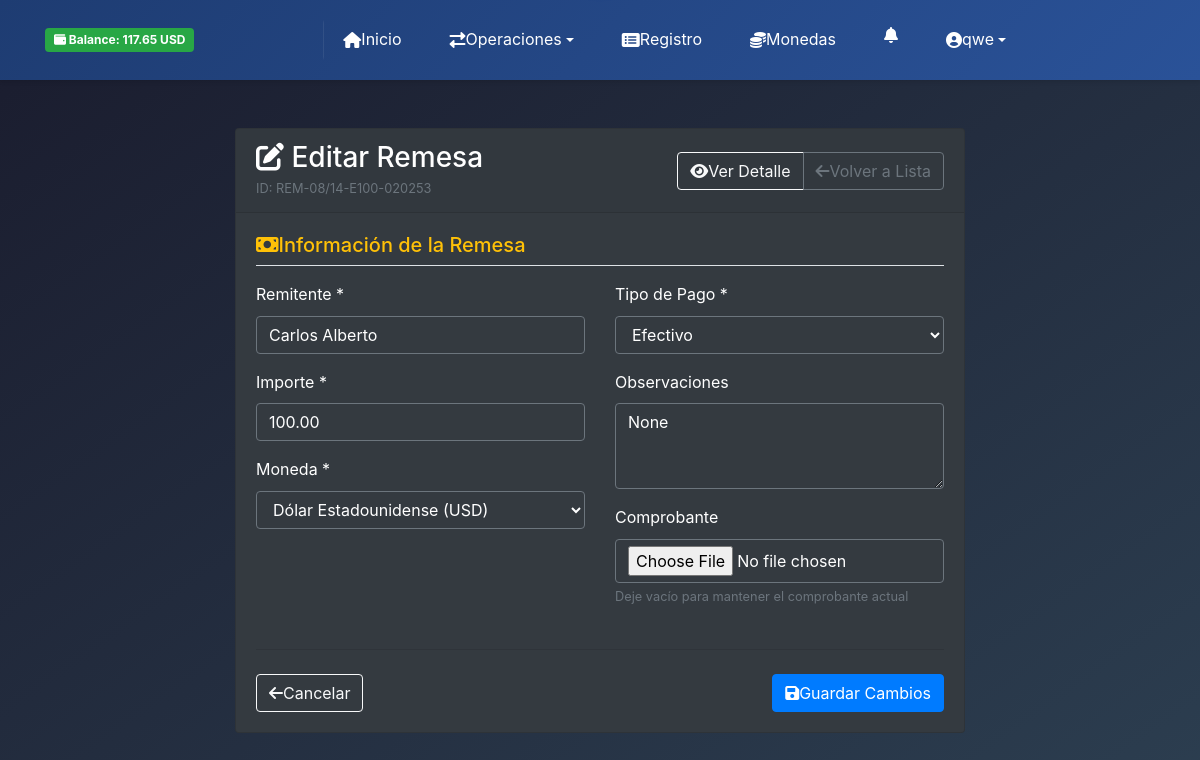
The page /remesas/editar/2/ (signed in) on the database its author committed.
### login/models.py (models this page shows, shortened)
class PerfilUsuario(models.Model):
    TIPO_USUARIO_CHOICES = [
        ('admin', 'Administrador'),
        ('gestor', 'Gestor'),
        ('contable', 'Contable'),
    ]
    user = models.OneToOneField(User, on_delete=models.CASCADE, related_name='perfil')
    tipo_usuario = models.CharField(max_length=20, choices=TIPO_USUARIO_CHOICES, default='gestor', verbose_name="Tipo de Usuario")
    balance = models.DecimalField(max_digits=15, decimal_places=2, default=0.00, verbose_name="Balance")
    telefono = models.CharField(max_length=20, blank=True, null=True, verbose_name="Teléfono")
    direccion = models.TextField(blank=True, null=True, verbose_name="Dirección")
    fecha_nacimiento = models.DateField(blank=True, null=True, verbose_name="Fecha de Nacimiento")
    avatar = models.ImageField(upload_to='avatars/', blank=True, null=True, verbose_name="Avatar")
    codigo_gestor = models.CharField(max_length=10, unique=True, blank=True, null=True, verbose_name="Código de Gestor")
    limite_remesas = models.DecimalField(max_digits=10, decimal_places=2, default=0, verbose_name="Límite de Remesas")
    comision_porcentaje = models.DecimalField(max_digits=5, decimal_places=2, default=0, verbose_name="Comisión (%)")
    fecha_creacion = models.DateTimeField(auto_now_add=True)
    fecha_actualizacion = models.DateTimeField(auto_now=True)
    creado_por = models.ForeignKey(User, on_delete=models.SET_NULL, null=True, blank=True, related_name='perfiles_creados')
    class Meta:
        verbose_name = "Perfil de Usuario"
        verbose_name_plural = "Perfiles de Usuarios"

### remesas/models.py (models this page shows, shortened)
class Moneda(models.Model):
    codigo = models.CharField(max_length=10, unique=True, verbose_name='Código')
    nombre = models.CharField(max_length=50, verbose_name='Nombre')
    valor_actual = models.DecimalField(
        max_digits=15,
        decimal_places=6,
        verbose_name='Valor Actual',
        help_text='Valor actual de la moneda respecto al USD'
    )
    valor_comercial = models.DecimalField(
        max_digits=15,
        decimal_places=6,
        verbose_name='Valor Comercial',
        help_text='Valor comercial de la moneda para transacciones'
    )
    activa = models.BooleanField(default=True, verbose_name='Activa')
    fecha_creacion = models.DateTimeField(auto_now_add=True)
    fecha_actualizacion = models.DateTimeField(auto_now=True)
    class Meta:
        verbose_name = 'Moneda'
        verbose_name_plural = 'Monedas'
        ordering = ['codigo']

class Remesa(models.Model):
    TIPO_PAGO_CHOICES = [
        ('transferencia', 'Transferencia'),
        ('efectivo', 'Efectivo'),
    ]
    remesa_id = models.CharField(max_length=50, unique=True, blank=True, help_text="ID único de la remesa")
    fecha = models.DateTimeField(auto_now_add=True, help_text="Fecha de la remesa")
    tipo_pago = models.CharField(max_length=20, choices=TIPO_PAGO_CHOICES, blank=True, null=True, help_text="Tipo de pago")
    moneda = models.ForeignKey(Moneda, on_delete=models.SET_NULL, blank=True, null=True, help_text="Moneda usada en la remesa")
    importe = models.DecimalField(max_digits=10, decimal_places=2, blank=True, null=True, help_text="Importe")
    receptor_nombre = models.CharField(max_length=255, blank=True, null=True, help_text="Nombre del remitente")
    observaciones = models.TextField(blank=True, null=True, help_text="Observaciones")
    comprobante = models.ImageField(upload_to='comprobantes/', blank=True, null=True, help_text="Foto del comprobante")
    gestor = models.ForeignKey('auth.User', on_delete=models.SET_NULL, blank=True, null=True, help_text="Usuario gestor que creó la remesa")
    estado = models.CharField(max_length=50, choices=[
        ('pendiente', 'Pendiente'),
        ('confirmada', 'Confirmada'),
        ('completada', 'Completada'),
        ('cancelada', 'Cancelada'),
    ], default='pendiente')

### remesas/views.py (the view, shortened to what this page needs)
# urls.py: path('editar/<int:remesa_id>/', views.editar_remesa, name='editar_remesa'),
@login_required
def editar_remesa(request, remesa_id):
    try:
        remesa = get_object_or_404(models.Remesa, id=remesa_id)
        if remesa.estado != 'pendiente':
            messages.error(request, f'No se puede editar la remesa {remesa.remesa_id} porque está en estado: {remesa.get_estado_display()}')
            return redirect('remesas:detalle_remesa', remesa_id=remesa.id)
        monedas = models.Moneda.objects.filter(activa=True).order_by('nombre')
        context = {
            'remesa': remesa,
            'monedas': monedas,
            'title': f'Editar Remesa {remesa.remesa_id}'
        }
        return render(request, 'remesas/editar_remesa.html', context)
    except Exception as e:
        messages.error(request, f'Error al obtener los detalles de la remesa: {str(e)}')
        return redirect('remesas:registro_transacciones')

### remesas/templates/remesas/editar_remesa.html (shortened to what this page needs)
{% extends 'eglisapp/base.html' %}
{% load static %}
{% block content %}
<div class="container mt-5">
    <div class="row justify-content-center">
        <div class="col-md-8">
            <div class="card bg-dark text-white">
                <div class="card-header d-flex justify-content-between align-items-center">
                    <div>
                        <h3 class="mb-0">
                            <i class="fas fa-edit me-2"></i>
                            Editar Remesa
                        </h3>
                        <small class="text-muted">ID: {{ remesa.remesa_id }}</small>
                    </div>
                    <div class="btn-group">
                        <a href="{% url 'remesas:detalle_remesa' remesa.id %}" class="btn btn-outline-light">
                            <i class="fas fa-eye me-2"></i>Ver Detalle
                        </a>
                        <a href="{% url 'remesas:registro_transacciones' %}" class="btn btn-outline-secondary">
                            <i class="fas fa-arrow-left me-2"></i>Volver a Lista
                        </a>
                    </div>
                </div>
                <div class="card-body">
                    <form id="formEditarRemesa" enctype="multipart/form-data">
                        <div class="row">
                            <div class="col-12">
                                <h5 class="text-warning border-bottom pb-2 mb-3">
                                    <i class="fas fa-money-bill me-2"></i>Información de la Remesa
                                </h5>
                            </div>
                            <div class="col-md-6">
                                <div class="mb-3">
                                    <label for="receptor_nombre" class="form-label">Remitente *</label>
                                    <input type="text" class="form-control bg-dark text-white border-secondary"
                                           id="receptor_nombre" name="receptor_nombre"
                                           value="{{ remesa.receptor_nombre }}" required>
                                </div>
                                <div class="mb-3">
                                    <label for="importe" class="form-label">Importe *</label>
                                    <input type="number" step="0.01" class="form-control bg-dark text-white border-secondary"
                                           id="importe" name="importe"
                                           value="{{ remesa.importe }}" required>
                                </div>
                                <div class="mb-3">
                                    <label for="moneda" class="form-label">Moneda *</label>
                                    <select class="form-control bg-dark text-white border-secondary"
                                            id="moneda" name="moneda" required>
                                        {% for moneda_option in monedas %}
                                            <option value="{{ moneda_option.id }}"
                                                    {% if remesa.moneda.id == moneda_option.id %}selected{% endif %}>
                                                {{ moneda_option.nombre }} ({{ moneda_option.codigo }})
                                            </option>
                                        {% endfor %}
                                    </select>
                                </div>
                            </div>
                            <div class="col-md-6">
                                <div class="mb-3">
                                    <label for="tipo_pago" class="form-label">Tipo de Pago *</label>
                                    <select class="form-control bg-dark text-white border-secondary"
                                            id="tipo_pago" name="tipo_pago" required>
                                        <option value="efectivo" {% if remesa.tipo_pago == 'efectivo' %}selected{% endif %}>
                                            Efectivo
                                        </option>
                                    </select>
                                </div>
                                <div class="mb-3">
                                    <label for="observaciones" class="form-label">Observaciones</label>
                                    <textarea class="form-control bg-dark text-white border-secondary"
                                              id="observaciones" name="observaciones" rows="3">{{ remesa.observaciones }}</textarea>
                                </div>
                                <div class="mb-3">
                                    <label for="comprobante" class="form-label">Comprobante</label>
                                    <input type="file" class="form-control bg-dark text-white border-secondary"
                                           id="comprobante" name="comprobante" accept="image/*">
                                    <small class="text-muted">Deje vacío para mantener el comprobante actual</small>
                                </div>
                            </div>
                        </div>
                        <hr class="my-4">
                        <div class="d-flex justify-content-between">
                            <a href="{% url 'remesas:registro_transacciones' %}" class="btn btn-outline-light">
                                <i class="fas fa-arrow-left me-2"></i>Cancelar
                            </a>
                            <button type="submit" class="btn btn-primary" id="btnGuardar">
                                <i class="fas fa-save me-2"></i>Guardar Cambios
                            </button>
                        </div>
                    </form>
                </div>
            </div>
        </div>
    </div>
</div>
{% endblock %}

### eglisapp/templates/eglisapp/base.html (shortened to what this page needs)
<!DOCTYPE html>
<html lang="es">
<head>
    {% load static %}
    <link href="{% static 'eglisapp/vendor/bootstrap/css/bootstrap.min.css' %}" rel="stylesheet">
    <link href="{% static 'eglisapp/css/gestion.css' %}" rel="stylesheet">
    <link rel="stylesheet" href="https://cdnjs.cloudflare.com/ajax/libs/font-awesome/6.0.0/css/all.min.css">
    <link rel="stylesheet" href="https://cdn.jsdelivr.net/npm/sweetalert2@11/dist/sweetalert2.min.css">
</head>
<body>
    <nav class="navbar navbar-expand-lg navbar-dark sticky-top py-2" id="mainNav">
        <div class="container">
            {% if user.is_authenticated and user_balance is not None %}
            <div class="d-flex align-items-center">
              {% if user_balance >= 0 %}
              <span class="badge bg-success rounded-pill fs-4">
              <i class="fas fa-wallet me-1"></i>
              <span class="fw-medium">Balance:</span>
                {{ user_balance|floatformat:2 }} {{ user_balance_moneda }}
              </span>
              {% else %}
              <span class="badge bg-danger rounded-pill fs-4">
              <i class="fas fa-exclamation-triangle me-1"></i>
              <span class="fw-medium">Balance:</span>
                {{ user_balance|floatformat:2 }} {{ user_balance_moneda }}
              </span>
              {% endif %}
            </div>
            {% endif %}
      <div class="collapse navbar-collapse mt-2 mt-lg-0" id="navbarResponsive">
        <ul class="navbar-nav mx-auto">
          <li class="nav-item {% if request.resolver_match.url_name == 'home' %}active{% endif %}">
            <a class="nav-link d-flex align-items-center gap-2" href="{% url 'home' %}">
              <i class="fas fa-home"></i>
              <span>Inicio</span>
            </a>
          </li>
          <li class="nav-item dropdown {% if request.resolver_match.url_name in 'nueva_remesa,crear_pago' %}active{% endif %}">
            <a class="nav-link dropdown-toggle d-flex align-items-center gap-2" href="#" id="remesasDropdown"
               role="button" data-toggle="dropdown" aria-haspopup="true" aria-expanded="false">
              <i class="fas fa-exchange-alt"></i>
              <span>Operaciones</span>
            </a>
          </li>
          <li class="nav-item {% if request.resolver_match.url_name == 'registro_transacciones' %}active{% endif %}">
            <a class="nav-link d-flex align-items-center gap-2" href="{% url 'remesas:registro_transacciones' %}">
              <i class="fas fa-list-alt"></i>
              <span>Registro</span>
            </a>
          </li>
          <li class="nav-item {% if request.resolver_match.url_name == 'lista_monedas' %}active{% endif %}">
            <a class="nav-link d-flex align-items-center gap-2" href="{% url 'remesas:lista_monedas' %}">
              <i class="fas fa-coins"></i>
              <span>Monedas</span>
            </a>
          </li>
          {% if user.is_authenticated %}
          <li class="nav-item {% if request.resolver_match.url_name == 'destinatarios' %}active{% endif %}">
            <a class="nav-link d-flex align-items-center gap-2" href="{% url 'notificaciones:destinatarios' %}"
               title="Gestión de Destinatarios" data-bs-toggle="tooltip">
              <i class="fas fa-bell"></i>
            </a>
          </li>
          {% endif %}
          {% if user.is_authenticated %}
            <li class="nav-item dropdown">
              <a class="nav-link dropdown-toggle d-flex align-items-center gap-2" href="#"
                 id="navbarDropdown" role="button" data-toggle="dropdown"
                 aria-haspopup="true" aria-expanded="false">
                <i class="fas fa-user-circle"></i>
                <span>{{ user.username }}</span>
              </a>
            </li>
          {% endif %}
        </ul>
      </div>
    </div>
  </nav>
  <div class="pull-to-refresh-container">
  </div>
    {% block content %}
    {% endblock %}
</body>
</html>

### rows shown on the page
PerfilUsuario: balance "117.65"
Moneda: codigo "USD"
Remesa: remesa_id "REM-08/14-E100-020253", receptor_nombre "Carlos Alberto", importe "100.00", moneda "Dólar Estadounidense (USD)", tipo_pago "Efectivo", observaciones "None"

### other values the page prints
{{ user.username }} "qwe"
